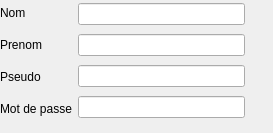
<?xml version="1.0" encoding="UTF-8"?>
<ui version="4.0">
 <class>NewUser</class>
 <widget class="QDialog" name="NewUser">
  <property name="geometry">
   <rect>
    <x>0</x>
    <y>0</y>
    <width>273</width>
    <height>133</height>
   </rect>
  </property>
  <property name="windowTitle">
   <string>Dialog</string>
  </property>
  <widget class="QWidget" name="">
   <property name="geometry">
    <rect>
     <x>0</x>
     <y>0</y>
     <width>245</width>
     <height>122</height>
    </rect>
   </property>
   <layout class="QHBoxLayout" name="horizontalLayout">
    <item>
     <layout class="QVBoxLayout" name="verticalLayout_2">
      <item>
       <widget class="QLabel" name="label">
        <property name="text">
         <string>Nom</string>
        </property>
       </widget>
      </item>
      <item>
       <widget class="QLabel" name="label_2">
        <property name="text">
         <string>Prenom</string>
        </property>
       </widget>
      </item>
      <item>
       <widget class="QLabel" name="label_3">
        <property name="text">
         <string>Pseudo</string>
        </property>
       </widget>
      </item>
      <item>
       <widget class="QLabel" name="label_4">
        <property name="text">
         <string>Mot de passe</string>
        </property>
       </widget>
      </item>
     </layout>
    </item>
    <item>
     <layout class="QVBoxLayout" name="verticalLayout">
      <item>
       <widget class="QLineEdit" name="lineEdit_nom"/>
      </item>
      <item>
       <widget class="QLineEdit" name="lineEdit_prenom"/>
      </item>
      <item>
       <widget class="QLineEdit" name="lineEdit_motdepasse"/>
      </item>
      <item>
       <widget class="QLineEdit" name="lineEdit_pseudo"/>
      </item>
     </layout>
    </item>
   </layout>
  </widget>
 </widget>
 <resources/>
 <connections/>
</ui>
